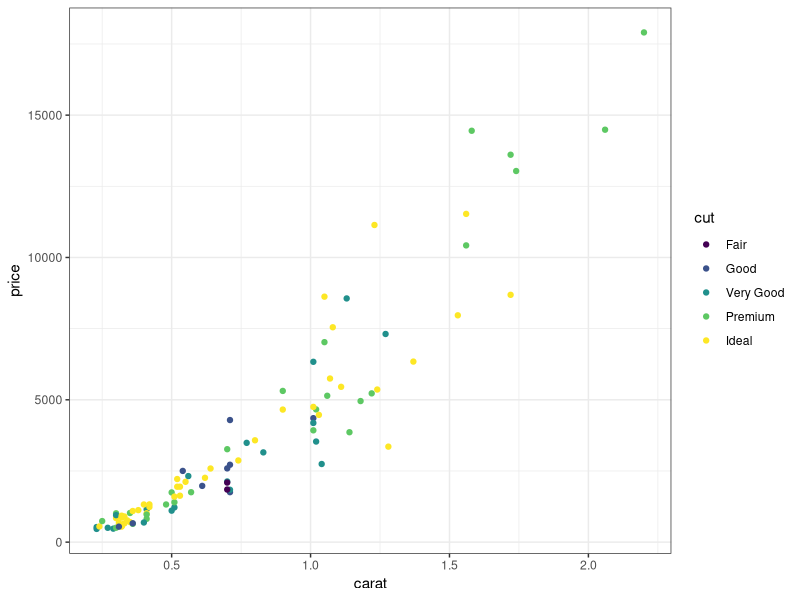

Generate this figure with R:
## ---- chunk 1
library(ggplot2)
df <- diamonds[sample(1:nrow(diamonds), size = 100),] 
p <- ggplot(df, aes(carat, price, col=cut)) + 
  geom_point() + 
  theme(axis.ticks = element_line(size = 10))+ 
  theme_bw()
p

